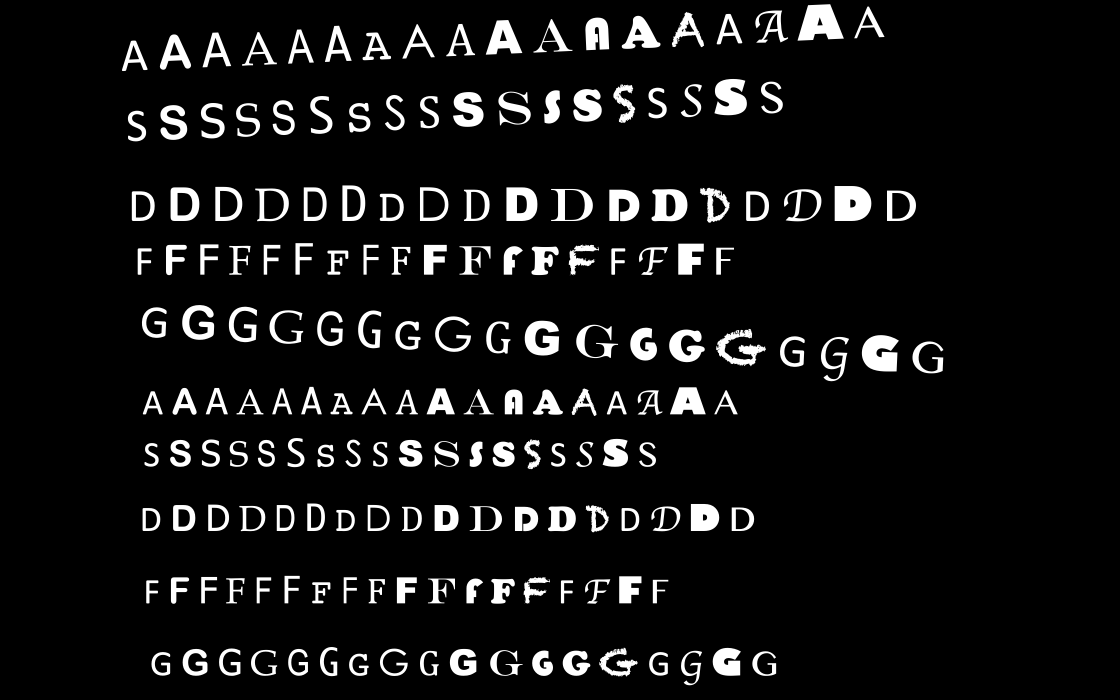
%> input picture Solucion_MatLab/OCR/Testing.png, 3360 x 2100 px (shown at 1/3 size)
$ octave OCR.m   (GNU Octave 9; MATLAB toolbox functions it lacks are replaced by stand-ins)
%> lines starting %> are read from the running program, lines starting %| are printed output that depends on the picture; in (x1, y1, x2, y2) boxes, pixels count from 0 and x2, y2 are one past the last pixel; in counts of white or black regions, pixels touching at a corner belong together; the program's own positions count from 1
### Solucion_MatLab/OCR/lines.m
function [fl re]=lines(im_texto)
% [8 lines of commented-out code are left out]
im_texto=clip(im_texto);
num_filas=size(im_texto,1);
for s=1:num_filas
    if sum(im_texto(s,:))==0
        nm=im_texto(1:s-1, :); % First line matrix
        rm=im_texto(s:end, :);% Remain line matrix
        fl = clip(nm);
        re=clip(rm);
        %*-*-*Uncomment lines below to see the result*-*-*-*-
        %         subplot(2,1,1);imshow(fl);
        %         subplot(2,1,2);imshow(re);
        break
    else
        fl=im_texto;%Only one line.
        re=[ ];
    end
end

function img_out=clip(img_in)
[f c]=find(img_in);
img_out=img_in(min(f):max(f),min(c):max(c));%Crops image

### Solucion_MatLab/OCR/OCR.m
% OCR (Optical Character Recognition).
% Author: Ing. Diego Barrag醤 Guerrero
% e-mail: diego@matpic.com
% For more information, visit: www.matpic.com
%________________________________________
% PRINCIPAL PROGRAM
warning off %#ok<WNOFF>
% Clear all
clc, close all, clear all
% Read image
imagen=imread('Testing.png');
% Show image
imshow(imagen);
title('INPUT IMAGE WITH NOISE')
% Convert to gray scale
if size(imagen,3)==3 %RGB image
    imagen=rgb2gray(imagen);
end
% Convert to BW
threshold = graythresh(imagen);
%> threshold = 0.49
imagen =~im2bw(imagen,threshold);
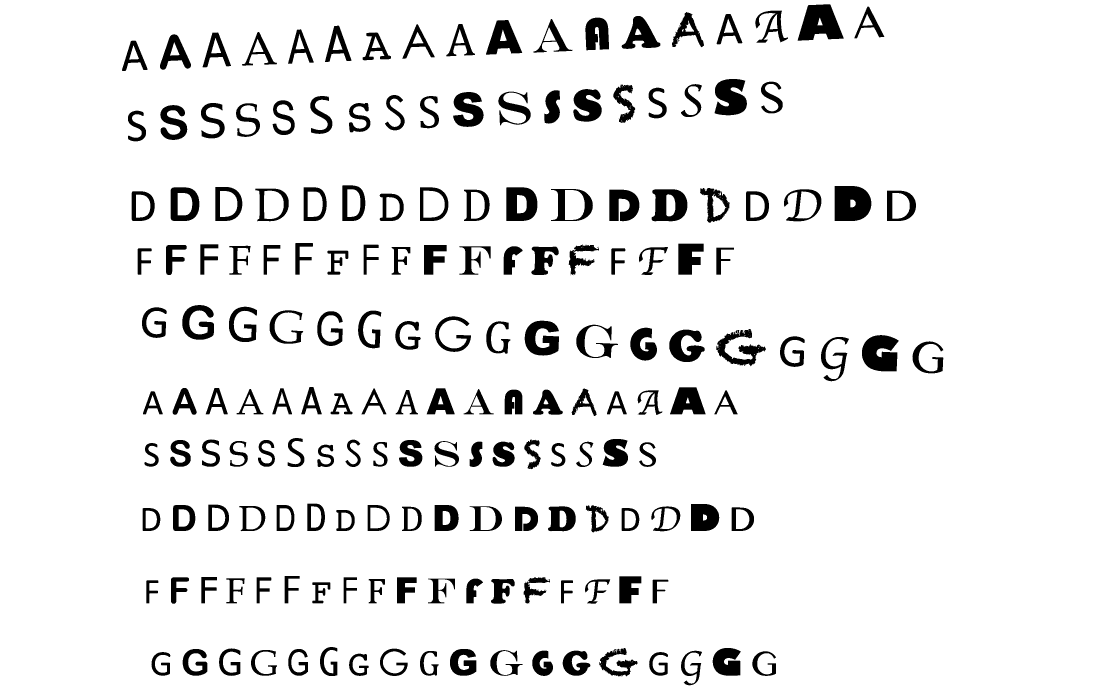
%> imagen: size 2100x3360 logical (shown at 1/3 size); 92.4% white; 195 black regions (15 under 20 px), largest, box (x1, y1, x2, y2) and area: (2504, 558, 2614, 663) 10036, (2393, 13, 2531, 122) 9913, (2586, 1005, 2696, 1114) 9136
% Remove all object containing fewer than 30 pixels
imagen = bwareaopen(imagen,30);
%Storage matrix word from image
word=[ ];
re=imagen;
%Opens text.txt as file for write
fid = fopen('text.txt', 'wt');
% Load templates
load templates
global templates
% Compute the number of letters in template file
num_letras=size(templates,2);
while 1
    %Fcn 'lines' separate lines in text
    [fl re]=lines(re);
    imgn=fl;
    %Uncomment line below to see lines one by one
    %imshow(fl);pause(0.5)
    %-----------------------------------------------------------------
    % Label and count connected components
    [L Ne] = bwlabel(imgn);
    for n=1:Ne
        [r,c] = find(L==n);
        % Extract letter
        n1=imgn(min(r):max(r),min(c):max(c));
        % Resize letter (same size of template)
        img_r=imresize(n1,[42 24]);
        %Uncomment line below to see letters one by one
         %imshow(img_r);pause(0.5)
        %-------------------------------------------------------------------
        % Call fcn to convert image to text
        letter=read_letter(img_r,num_letras);
        % Letter concatenation
        word=[word letter];
    end
    %fprintf(fid,'%s\n',lower(word));%Write 'word' in text file (lower)
    fprintf(fid,'%s\n',word);%Write 'word' in text file (upper)
    % Clear 'word' variable
    word=[ ];
    %*When the sentences finish, breaks the loop
    if isempty(re)  %See variable 're' in Fcn 'lines'
        break
    end
end
%> this loop made 1 pass
%> Ne on pass 1: 70
%> pass 1, `[L Ne] = bwlabel(imgn);`:
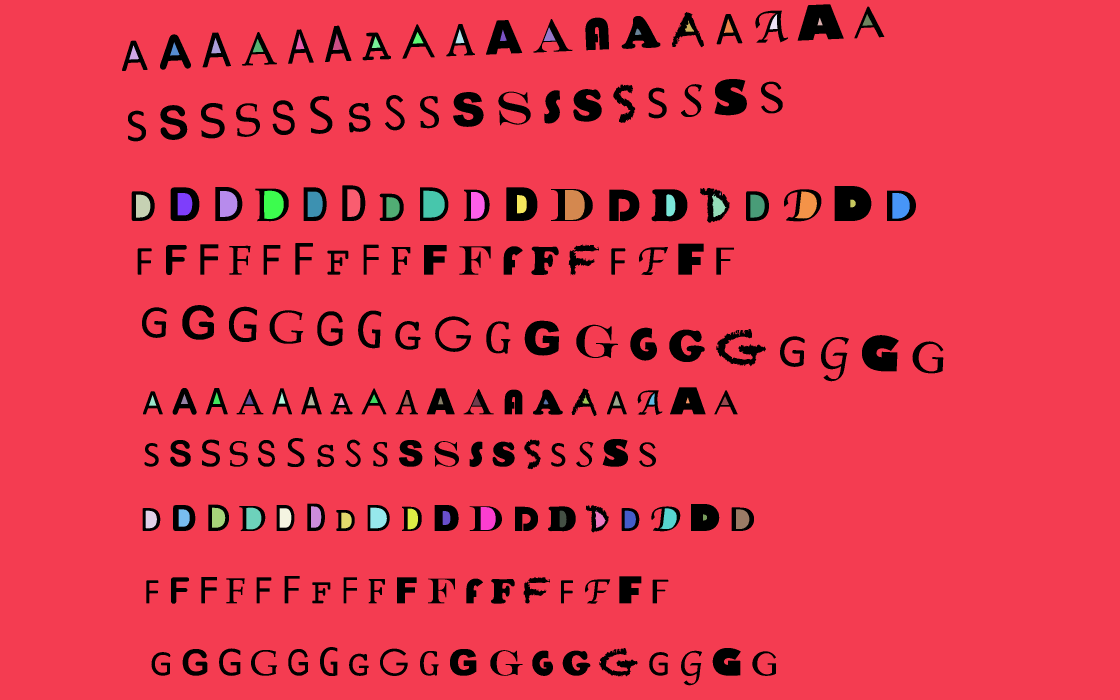
%> L: size 2100x3360 double (shown at 1/3 size); 71 distinct labels, from 0 to 70; one colour per label, 0 black
fclose(fid);
%Open 'text.txt' file
winopen('text.txt')
fprintf('For more information, visit: <a href= "http://www.matpic.com">www.matpic.com </a> \n')
clear all
